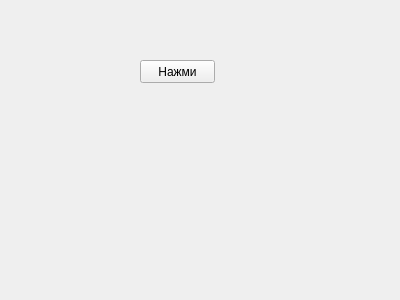
<?xml version="1.0" encoding="UTF-8"?>
<ui version="4.0">
 <class>Form</class>
 <widget class="QWidget" name="Form">
  <property name="geometry">
   <rect>
    <x>0</x>
    <y>0</y>
    <width>400</width>
    <height>300</height>
   </rect>
  </property>
  <property name="windowTitle">
   <string>Form</string>
  </property>
  <widget class="QPushButton" name="pushButton">
   <property name="geometry">
    <rect>
     <x>140</x>
     <y>60</y>
     <width>75</width>
     <height>23</height>
    </rect>
   </property>
   <property name="text">
    <string>Нажми</string>
   </property>
  </widget>
 </widget>
 <resources/>
 <connections/>
</ui>
